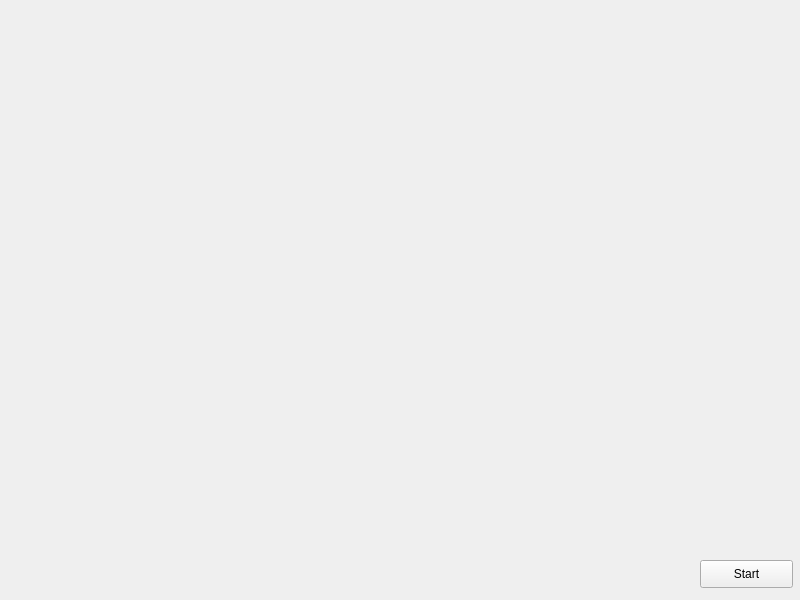
<?xml version="1.0" encoding="UTF-8"?>
<ui version="4.0">
 <class>MainWindow</class>
 <widget class="QMainWindow" name="MainWindow">
  <property name="geometry">
   <rect>
    <x>0</x>
    <y>0</y>
    <width>800</width>
    <height>600</height>
   </rect>
  </property>
  <property name="windowTitle">
   <string>Git и желтые окружности</string>
  </property>
  <widget class="QWidget" name="centralwidget">
   <widget class="QPushButton" name="start">
    <property name="geometry">
     <rect>
      <x>700</x>
      <y>560</y>
      <width>93</width>
      <height>28</height>
     </rect>
    </property>
    <property name="text">
     <string>Start</string>
    </property>
   </widget>
  </widget>
 </widget>
 <resources/>
 <connections/>
</ui>
